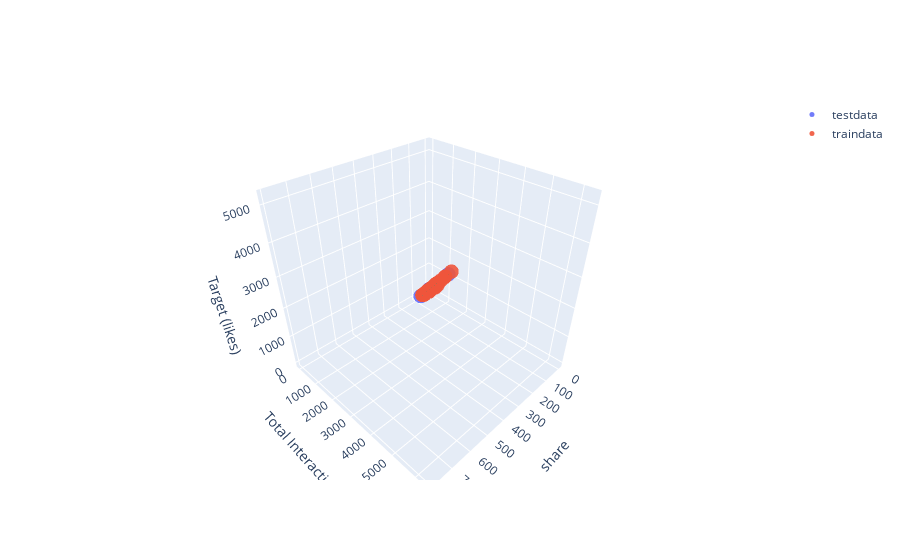

Here is the notebook cell this chart was saved with:
### Code cell
import plotly as plt
import plotly.graph_objs as go


fig1 = go.Scatter3d(x=test2['share'],
                    y=test2['Total Interactions'],
                    z=test2['like'],
                    name="testdata",
                    marker=dict(opacity=0.9,
                                reversescale=True,
                                colorscale='Blues',
                                size=5),
                    line=dict (width=0.02), mode='markers')

fig2 = go.Scatter3d(x=train2['share'],
                    y=train2['Total Interactions'],
                    z=train2['like'],
                    name="traindata",
                    marker=dict(opacity=0.9,
                                reversescale=True,
                                colorscale='Blues',
                                size=5),
                    line=dict (width=0.02), mode='markers')


fig3 = go.Mesh3d(x=df_2['share'],
                    y=df_2['Total Interactions'],
                    z=preds,
                    opacity=0.5,)


#Make Plot.ly Layout
mylayout = go.Layout(scene=dict(xaxis=dict( title="share"),
                                yaxis=dict( title="Total Interactions"),
                                zaxis=dict(title="Target (likes)")),)


configure_plotly_browser_state()
fig = go.Figure(data=[fig1, fig2, fig3], layout=mylayout)
offline.iplot(fig, filename='3d-axis-range')

### Figure 1 — Plotly figure (JSON) as saved in the notebook; plotly's stock layout.template omitted (floating-point values rounded to 4 significant figures; data arrays with more than 128 entries replaced by an {"elided": "..."} marker saying what was removed)
{"data": [{"name": "testdata", "y": [14, 128, 447, 0, 252, 98, 126, 21, 257, 100, 178, 199, 69, 6, 38, 122, 269, 70, 83, 97, 34, 65, 189, 458, 100, 180, 214, 363, 98, 188, 160, 66, 72, 6, 186, 174, 204, 271, 126, 208, 279, 217, 6, 15, 53, 7, 4, 393, 18, 122, 472, 53, 409, 7, 550, 881, 342, 71, 367, 34, 122, 92, 101, 420, 32, 271, 233, 164, 242, 133, 72, 200, 39, 50, 1439, 245, 35, 454, 222, 67, 188, 30, 68, 771, 490, 299, 0, 254, 236, 77, 100, 165, 115, 103, 10, 128, 1974, 129, 53], "mode": "markers", "marker": {"opacity": 0.9, "reversescale": true, "size": 5, "colorscale": [[0, "rgb(247,251,255)"], [0.125, "rgb(222,235,247)"], [0.25, "rgb(198,219,239)"], [0.375, "rgb(158,202,225)"], [0.5, "rgb(107,174,214)"], [0.625, "rgb(66,146,198)"], [0.75, "rgb(33,113,181)"], [0.875, "rgb(8,81,156)"], [1, "rgb(8,48,107)"]]}, "x": [1, 25, 60, 0, 57, 22, 17, 1, 55, 17, 18, 29, 7, 0, 6, 28, 47, 7, 14, 17, 4, 6, 39, 26, 19, 34, 36, 29, 13, 28, 17, 11, 10, 2, 31, 29, 15, 28, 14, 29, 27, 53, 2, 1, 4, 2, 0, 49, 3, 19, 121, 14, 40, 1, 84, 109, 32, 13, 41, 4, 26, 15, 24, 40, 8, 50, 47, 15, 31, 17, 10, 32, 7, 11, 47, 22, 11, 49, 32, 9, 30, 5, 14, 97, 42, 42, 0, 36, 33, 24, 8, 32, 19, 28, 2, 27, 208, 16, 13], "line": {"width": 0.02}, "z": [12, 101, 377, 0, 190, 74, 107, 14, 185, 79, 154, 150, 60, 6, 32, 92, 215, 63, 67, 79, 28, 57, 138, 431, 77, 139, 174, 330, 84, 148, 139, 54, 62, 3, 145, 144, 189, 227, 112, 176, 249, 159, 4, 14, 47, 5, 4, 325, 15, 101, 345, 39, 363, 6, 449, 766, 301, 57, 302, 28, 91, 77, 75, 379, 18, 217, 172, 146, 202, 113, 62, 166, 32, 36, 1372, 219, 24, 358, 181, 56, 154, 25, 53, 664, 442, 250, 0, 212, 194, 52, 76, 128, 96, 74, 7, 98, 1622, 111, 40], "type": "scatter3d"}, {"name": "traindata", "y": {"elided": "396 int values"}, "mode": "markers", "marker": {"opacity": 0.9, "reversescale": true, "size": 5, "colorscale": [[0, "rgb(247,251,255)"], [0.125, "rgb(222,235,247)"], [0.25, "rgb(198,219,239)"], [0.375, "rgb(158,202,225)"], [0.5, "rgb(107,174,214)"], [0.625, "rgb(66,146,198)"], [0.75, "rgb(33,113,181)"], [0.875, "rgb(8,81,156)"], [1, "rgb(8,48,107)"]]}, "x": {"elided": "396 int values"}, "line": {"width": 0.02}, "z": {"elided": "396 int values"}, "type": "scatter3d"}, {"opacity": 0.5, "x": {"elided": "495 int values"}, "z": {"elided": "495 float values"}, "type": "mesh3d", "y": {"elided": "495 int values"}}], "layout": {"scene": {"zaxis": {"title": {"text": "Target (likes)"}}, "xaxis": {"title": {"text": "share"}}, "yaxis": {"title": {"text": "Total Interactions"}}}}}
